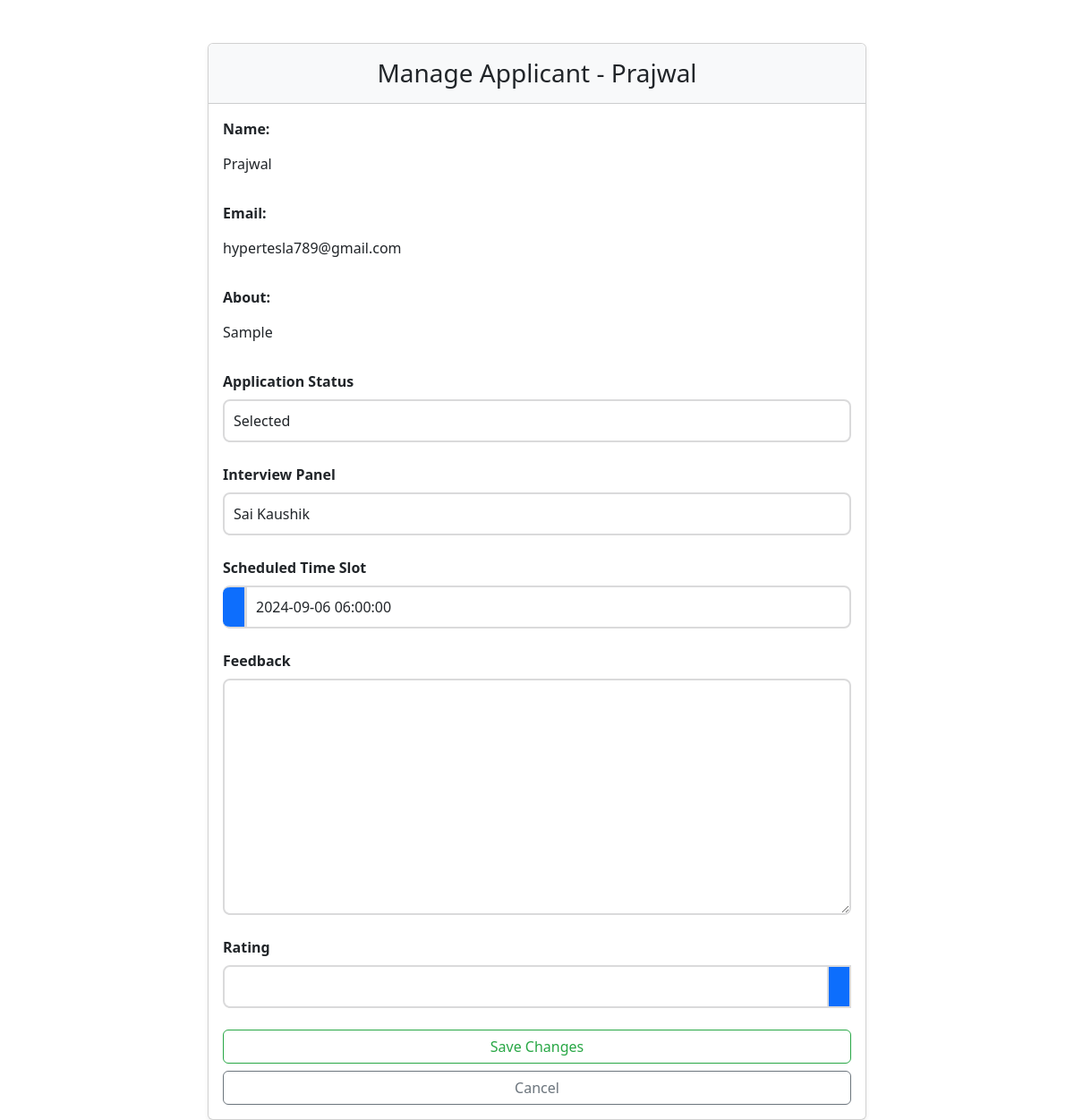
The page /applicant/8/manage/ on the database its author committed.
### management/models.py (models this page shows, shortened)
class ApplicantData(models.Model):
    name = models.CharField(max_length=300)
    email = models.EmailField(unique=True)
    about = models.TextField(max_length=10000)
    application_status = models.CharField(max_length=50, default='Pending')
    interview_panel = models.ForeignKey(InterviewPanel,default=None,null=True,on_delete=models.CASCADE)
    scheduled_time_slot = models.DateTimeField(null=True, blank=True,default=None)
    feedback_text = models.TextField(null=True, blank=True,default=None)
    rating = models.IntegerField(null=True, blank=True,default=None,validators=[MinValueValidator(0), MaxValueValidator(10)])

### management/views.py (the view)
# urls.py: path('applicant/<int:applicant_id>/manage/',manage_applicant, name='manage_applicant'),
def manage_applicant(request, applicant_id):
    applicant = get_object_or_404(ApplicantData, id=applicant_id)
    form = ApplicantManageForm(request.POST or None, instance=applicant)
    if form.is_valid():
        form.save()
        return redirect('dashboard')
    context = {
        'applicant': applicant,
        'form': form,
    }
    return render(request, 'manage_applicant.html', context)

### management/forms.py
class ApplicantManageForm(forms.ModelForm):
    class Meta:
        model = ApplicantData
        fields = ['application_status', 'interview_panel', 'scheduled_time_slot','feedback_text','rating']
    def __init__(self, *args, **kwargs):
        super(ApplicantManageForm, self).__init__(*args, **kwargs)
        for field_name, field in self.fields.items():
            field.widget.attrs['class'] = 'form-control border-primary'

### management/models.py (called while the page is built)
    def __str__(self):
        return self.member_name

### management/templates/manage_applicant.html (shortened to what this page needs)
{% extends 'base.html' %}
{% block body %}
<div class="container mt-5">
    <div class="row justify-content-center">
        <div class="col-md-8">
            <div class="card shadow-sm">
                <div class="card-header text-center bg-light text-dark py-3">
                    <h3 class="mb-0">Manage Applicant - {{ applicant.name }}</h3>
                </div>
                <div class="card-body">
                    <div class="mb-4">
                        <label class="form-label"><strong>Name:</strong></label>
                        <p class="form-control-plaintext">{{ applicant.name }}</p>
                    </div>
                    <div class="mb-4">
                        <label class="form-label"><strong>Email:</strong></label>
                        <p class="form-control-plaintext">{{ applicant.email }}</p>
                    </div>
                    <div class="mb-4">
                        <label class="form-label"><strong>About:</strong></label>
                        <p class="form-control-plaintext">{{ applicant.about }}</p>
                    </div>
                    <form method="post">
                        <div class="mb-4">
                            <label class="form-label" for="application_status"><strong>Application Status</strong></label>
                            <select id="application_status" name="application_status" class="form-control border-primary">
                                <option value="Selected" {% if applicant.application_status == "Selected" %}selected{% endif %}>Selected</option>
                            </select>
                        </div>
                        <div class="mb-4">
                            <label class="form-label" for="id_interview_panel"><strong>Interview Panel</strong></label>
                            <div class="input-group">
                                {{ form.interview_panel }}
                            </div>
                        </div>
                        <div class="mb-4">
                            <label class="form-label" for="id_scheduled_time_slot"><strong>Scheduled Time Slot</strong></label>
                            <div class="input-group">
                                <span class="input-group-text bg-primary text-white"></span>
                                {{ form.scheduled_time_slot }}
                            </div>
                        </div>
                        <div class="mb-4">
                            <label class="form-label" for="id_feedback_text"><strong>Feedback</strong></label>
                            <div class="input-group">
                                {{ form.feedback_text }}
                            </div>
                        </div>
                        <div class="mb-4">
                            <label class="form-label" for="id_rating"><strong>Rating</strong></label>
                            <div class="input-group">
                                <input type="number" name="rating" id="id_rating" class="form-control" min="0" max="10" value="{{ form.rating.value|default_if_none:'' }}">
                                <span class="input-group-text bg-primary text-white"></span>
                            </div>
                        </div>
                        <div class="text-center">
                            <button type="submit" class="btn btn-outline-success w-100 mb-2">Save Changes</button>
                            <a href="{% url 'dashboard' %}" class="btn btn-outline-secondary w-100">Cancel</a>
                        </div>
                    </form>
                </div>
            </div>
        </div>
    </div>
</div>
{% endblock %}

### management/templates/manage_applicant.html (style rules this page uses)
.form-control { border: 2px solid rgb(218, 218, 219) !important; border-radius: 0.5rem; padding: 10px; }
.input-group-text { border-radius: 0.5rem 0 0 0.5rem; border: 2px solid rgb(218, 218, 219); border-left: 0; }
input[type="number"] { border: 2px solid rgb(218, 218, 219) !important; }
.btn-outline-success { border-color: #28a745; color: #28a745; }
.btn-outline-secondary { border-color: #6c757d; color: #6c757d; }

### rows shown on the page
ApplicantData: name "Prajwal", email "hypertesla789@gmail.com", about "Sample", application_status "Selected", interview_panel "Sai Kaushik", scheduled_time_slot "2024-09-06 06:00:00"
